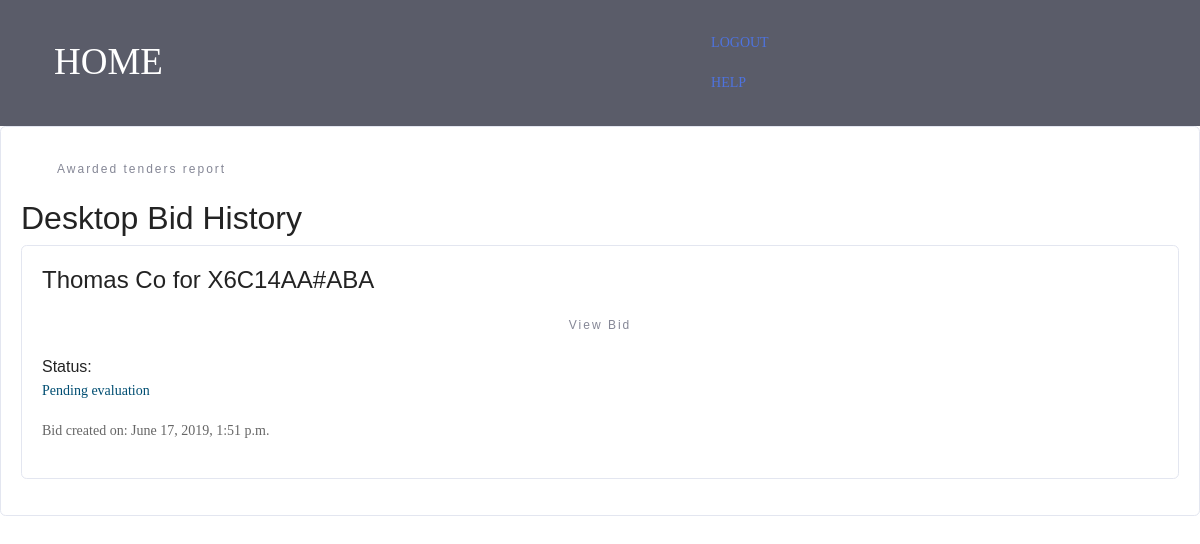
The app's page /create/bid_history/ (signed in), older data.
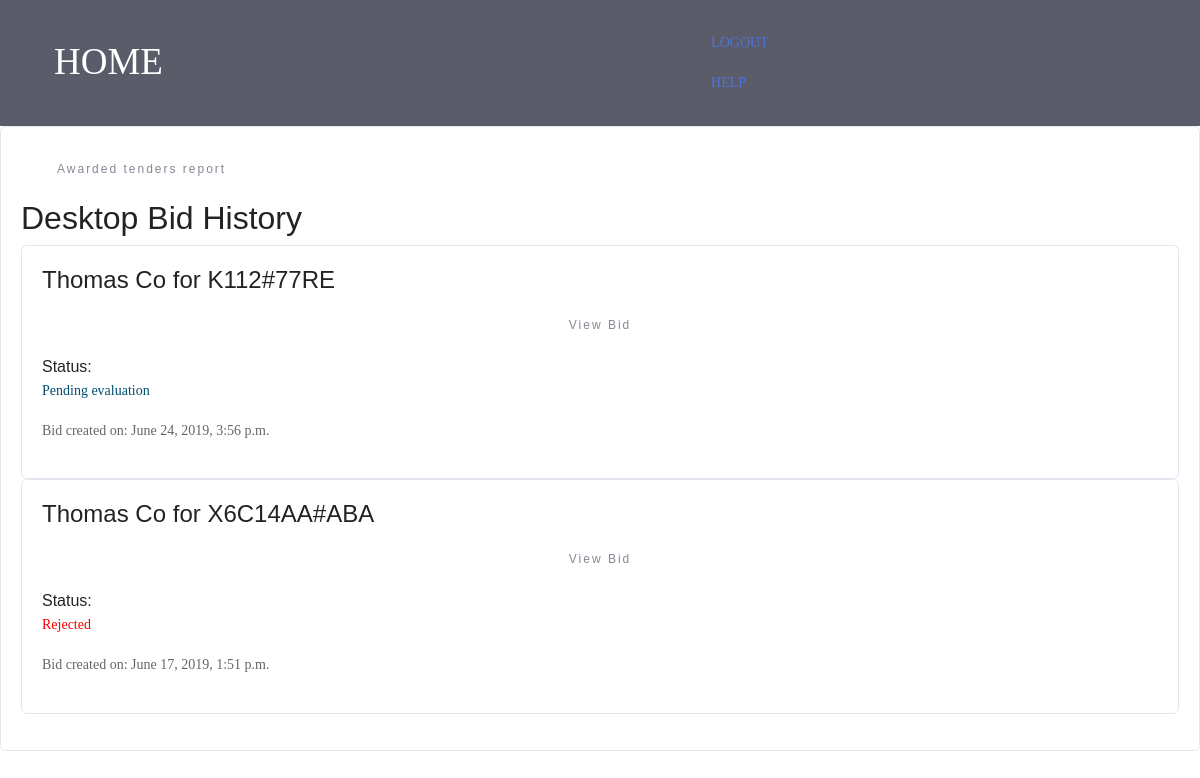
The same page, newer data.
### create_bids/models.py (models this page shows, shortened)
class DesktopBid(models.Model):
    Tender_ID = models.ForeignKey(Desktop_Tender, on_delete=models.CASCADE)
    user = models.ForeignKey("auth.User", on_delete=models.CASCADE)
    Quote_amount = models.PositiveIntegerField()
    Product = models.CharField(max_length=120)
    Processor = models.CharField(max_length=120)
    Operating_system = models.CharField(max_length=80)
    Memory = models.CharField(max_length=100)
    Storage = models.CharField(max_length=100)
    Graphics = models.CharField(max_length=100)
    date_created = models.DateTimeField(auto_now=True)
    Bid_documents_url = models.FileField(upload_to='bid/documents/', null=True, blank=True)
    bid_award = models.CharField(max_length=10, default='null')
    def __str__(self):
        return f"{self.user.profile.company_name} for {self.Tender_ID.Product}"
    class Meta:
        ordering = ['-date_created']

### core/models.py (models this page shows, shortened)
class Profile(models.Model):
    user = models.OneToOneField(User, on_delete=models.CASCADE)
    account_type = models.CharField(max_length=500, blank=False)
    company_name = models.CharField(max_length=30, blank=False)
    creationDate = models.DateField(auto_now=True)

### create_tender/models.py (models this page shows, shortened)
class Desktop_Tender(models.Model):
    user = models.ForeignKey("auth.User", on_delete=models.CASCADE)
    Product = models.CharField(max_length=120)
    Processor = models.CharField(max_length=120)
    Operating_system = models.CharField(max_length=80)
    Memory = models.CharField(max_length=100)
    Storage = models.CharField(max_length=100)
    Graphics = models.CharField(max_length=100)
    tender_award = models.CharField(max_length=10, default="No")
    date_created = models.DateField(auto_now=True)
    Quantity = models.PositiveIntegerField()
    is_active = models.CharField(max_length=10, default='Yes')
    class Meta:
        ordering = ['-date_created']

### create_bids/views.py (the view)
@login_required
def my_bids(request):
    context = {
        'deskbid': DesktopBid.objects.filter(user=request.user),
        'bids': Bids.objects.filter(user=request.user)
    }
    return render(request, 'create_bids/bidHistory.html', context)

### templates/create_bids/bidHistory.html (shortened to what this page needs)
<html lang="en">
<head>
    {% load static %}
    <link href="{% static "create_tender/css/bootstrap.min.css" %}" rel="stylesheet">
    <link href="{% static "create_tender/css/main.css" %}" rel="stylesheet">
    <link href="{% static 'create_tender/vendor/mdi-font/css/material-design-iconic-font.min.css' %}" rel="stylesheet"
          media="all">
    <link rel="stylesheet" href="{% static 'home/assets/bootstrap/css/bootstrap.min.css' %}">
    <link rel="stylesheet" href="{% static 'home/assets/socicon/css/socicon.min.css' %}">
    <link rel="stylesheet" href="{% static 'home/assets/theme/css/style.css' %}">
    <link rel="stylesheet" href="{% static 'home/assets/animate.css/animate.min.css' %}">
</head>
<body>
<nav class="navbar bg-dark navbar-fixed-top">
    <div class="container">
        <div class="mbr-table">
            <div class="mbr-table-cell">
                <div class="navbar-brand">
                    <a class="mbr-iconfont mbr-iconfont-menu navbar-caption"
                       href="{% url 'bidderHome' %}">HOME</a>
                </div>
            </div>
            <div class="mbr-table-cell" style="padding: 15px">
                <div class="pull-xs-right nav navbar-nav navbar-toggleable-sm"
                     id="exCollapsingNavbar">
                    <a class="nav-link link" href="{% url 'logout' %}">LOGOUT</a>
                </div>
                <div class="pull-xs-right nav navbar-nav navbar-toggleable-sm" style="padding-right: 15px"
                     id="exCollapsingNavbar">
                    <a class="nav-link link" target="_blank" href="{% url 'help' %}">HELP</a>
                </div>
            </div>
        </div>
    </div>
</nav>
<div class="page-wrapper bg-blue p-t-100 p-b-100 font-robo">
    <div class="wrapper wrapper--w680">
        <div class="card card-1">
            <div class="card-body">
                <a href="{% url 'awRepb' %}" target="_blank" class="btn--def btn--radius btn">Awarded tenders report</a>
                <h2 class="title">Desktop Bid History</h2>
                <ul>
                    {% for bid in deskbid %}
                        {% if bid.bid_award == 'Yes' %}
                            <div class="card card-1 card-body">
                                <h4>{{ bid }}</h4>
                                <a href="{% url 'deskBidUpdate' bid.id %}" class="btn--green btn--radius btn">View
                                    Bid</a>
                                <div>Status: <p style="color: #1c7430">Awarded</p></div>
                                <p>Bid created on: {{ bid.date_created }}</p>
                            </div>
                        {% elif bid.Tender_ID.tender_award == 'Yes' %}
                            <div class="card card-1 card-body">
                                <h4>{{ bid }}</h4>
                                <a href="{% url 'deskBidUpdate' bid.id %}" class="btn--green btn--radius btn">View
                                    Bid</a>
                                <div>Status: <p style="color: red">Rejected</p></div>
                                <p>Bid created on: {{ bid.date_created }}</p>
                            </div>
                        {% elif bid.bid_award == 'null' %}
                            <div class="card card-1 card-body">
                                <h4>{{ bid }}</h4>
                                <a href="{% url 'deskBidUpdate' bid.id %}" class="btn--green btn--radius btn">View
                                    Bid</a>
                                <div>Status: <p style="color: #004e72">Pending evaluation</p></div>
                                <p>Bid created on: {{ bid.date_created }}</p>
                            </div>
                        {% endif %}
                    {% empty %}
                        <li>No Bids made yet</li>
                    {% endfor %}
                </ul>
            </div>
        </div>
    </div>
</div>
</body>
</html>

Row changes from the older to the newer data that the page shows:
added DesktopBid: user+Tender_ID "Thomas Co for K112#77RE", date_created "June 24, 2019, 3:56 p.m."
changed DesktopBid "June 17, 2019, 1:51 p.m.": bid_award "Pending evaluation" → "Rejected"
